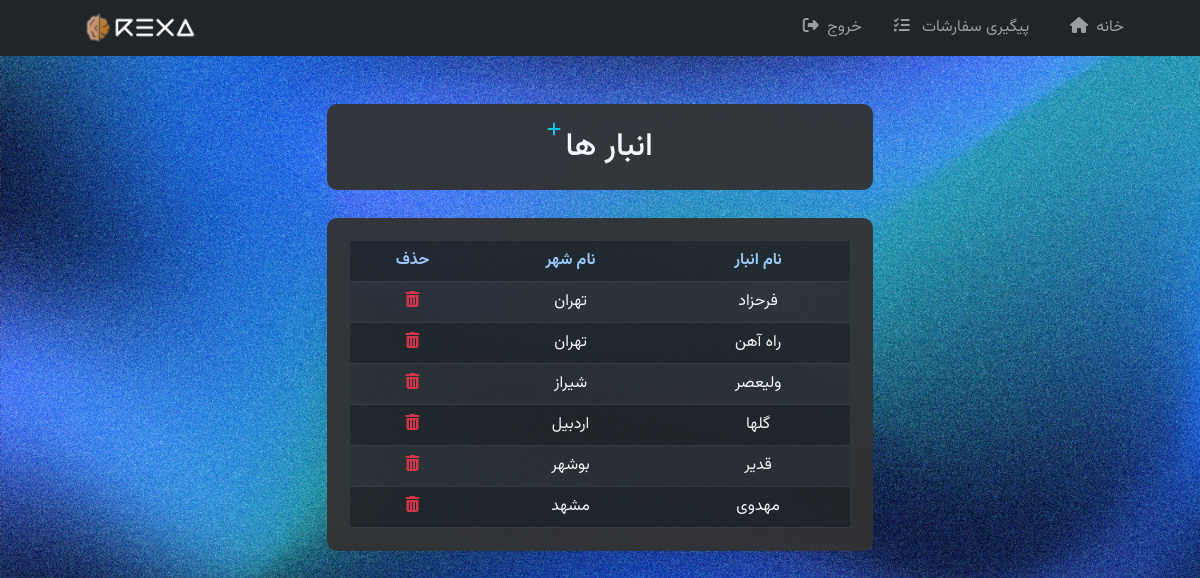
/manage/inventory (signed in), run on the app's committed database.
### shop/models.py (models this page shows, shortened)
class Inventory(models.Model):
    name = models.CharField(max_length=150, verbose_name="نام انبار")
    city = models.ForeignKey(City, on_delete=models.CASCADE, verbose_name="شهر")

### accounts/models.py (models this page shows)
class City(models.Model):
    name = models.CharField(max_length=100, verbose_name="نام شهر")
    def __str__(self):
        return self.name

### shop/views.py (the view)
# urls.py: path('manage/inventory', InventoryListView.as_view(), name="inventory"),
class InventoryListView(LoginRequiredMixin, ListView):
    model = Inventory
    template_name = 'inventory.html'

### templates/inventory.html
{% extends 'base.html' %}
{% block content %}
  <div class="container">
    <div class="row">
      <div class="col-md-6 mx-auto">
        <div class="rounded-box p-3 mt-0">
            <div class="d-flex">
                <h2 class="my-2">انبار ها</h2> &nbsp;
                <a href="{% url 'inventory_new' %}" class="mr-2">
                    <i class="fa-solid fa-plus text-info"></i>
                </a>
            </div>
        </div>
          <div class="rounded-box">
              <table class="table table-dark table-striped mb-0">
                    <thead>
                        <tr class="w-100">
                            <th class="fs-7 text-center text-light-blue">نام انبار</th>
                            <th class="fs-7 text-center text-light-blue">نام شهر</th>
                            <th class="fs-7 text-center text-light-blue">حذف</th>
                        </tr>
                  </thead>
                  <tbody>
                  {% for inventory in object_list %}
                      <tr>
                      <td class="text-center">{{ inventory.name }}</td>
                      <td class="text-center">{{ inventory.city }}</td>
                      <td class="w-25 text-center">
                          <a href="{% url 'inventory_delete' inventory.pk %}" class="text-danger">
                              <i class="fa-solid fa-trash-can"></i>
                          </a>
                      </td>
                      </tr>
                  {% endfor %}
                  </tbody>
              </table>
          </div>
      </div>
    </div>
  </div>
{% endblock content %}

### templates/base.html (shortened to what this page needs)
{% load static %}
<!DOCTYPE html>
<html lang="en" data-bs-theme="dark" dir="rtl">
<head>
    <link href="https://cdn.jsdelivr.net/npm/bootstrap@5.2.3/dist/css/bootstrap.min.css" rel="stylesheet"
>
    <link rel="stylesheet" type="text/css" href="{% static 'src/main.css' %}" />
</head>
<body>
<nav class="navbar navbar-expand-md navbar-dark bg-dark mb-5">
    <div class="container-fluid">
        <div class="navbar-brand abs" href="{% url 'landing' %}">
            <img class="logo-height" src="{% static 'img/logo.png' %}" alt="خشکبار رضا">
        </div>
        <div class="navbar-collapse collapse" id="collapseNavbar">
            <ul class="navbar-nav ms-auto">
                <li class="nav-item ms-3">
                    <a class="nav-link" href="{% url 'home' %}">
                        خانه
                        <i class="fa-solid fa-home me-1"></i>
                    </a>
                </li>
                {% if not user.is_superuser %}
                <li class="nav-item ms-3">
                    <a class="nav-link" href="{% url 'order_list' %}"> &nbsp;
                        پیگیری سفارشات
                        <i class="fa-solid fa-list-check me-2"></i>
                    </a>
                </li>
                {% endif %}
                <li class="nav-item ms-3">
                    <a class="nav-link" href="{% url 'logout' %}">
                        خروج
                        <i class="fa-solid fa-right-from-bracket me-1"></i>
                    </a>
                </li>
            </ul>
        </div>
    </div>
</nav>
{% block content %}
{% endblock content %}
</body>
</html>

### static/src/main.css (style rules this page uses)
body { margin: 0; padding: 0; font-family: 'Vazirmatn', sans-serif; background-image: url('../img/blue-bg.jpg'); background-attachment: fixed; background-size: cover; background-position: center center; background-repeat: no-repeat; height: 100vh; overflow: auto; color: #fff; }
.text-light-blue { color: #9fcdff; }
.rounded-box { background-color: #333; background-attachment: fixed; opacity: 95%; margin-top: 2%; border-radius: 10px; padding: 23px; margin-bottom: 5%; display: flex; flex-direction: column; align-items: center; justify-content: center; position: relative; }
.logo-height { height: 1.8rem; position: absolute; top: 23%; left: 7%; }

### data on the page
Inventory: name "فرحزاد", city "تهران"
Inventory: name "راه آهن", city "تهران"
Inventory: name "ولیعصر", city "شیراز"
Inventory: name "گلها", city "اردبیل"
Inventory: name "قدیر", city "بوشهر"
Inventory: name "مهدوی", city "مشهد"
